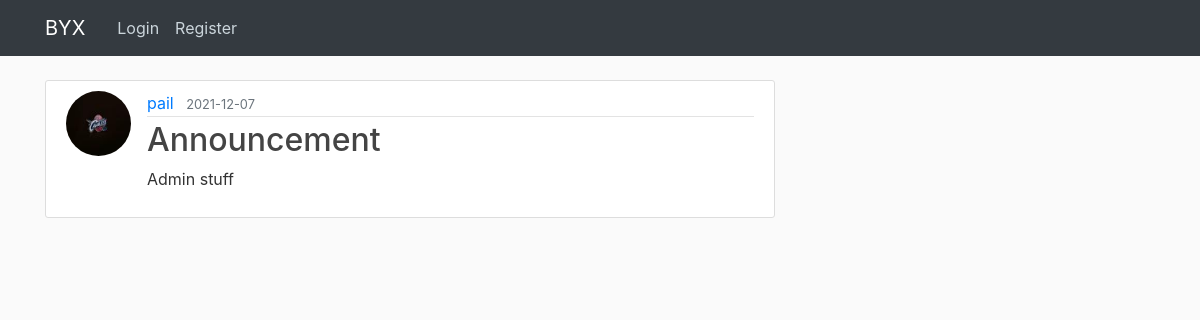
/post/1, run on an earlier commit of the app's database.
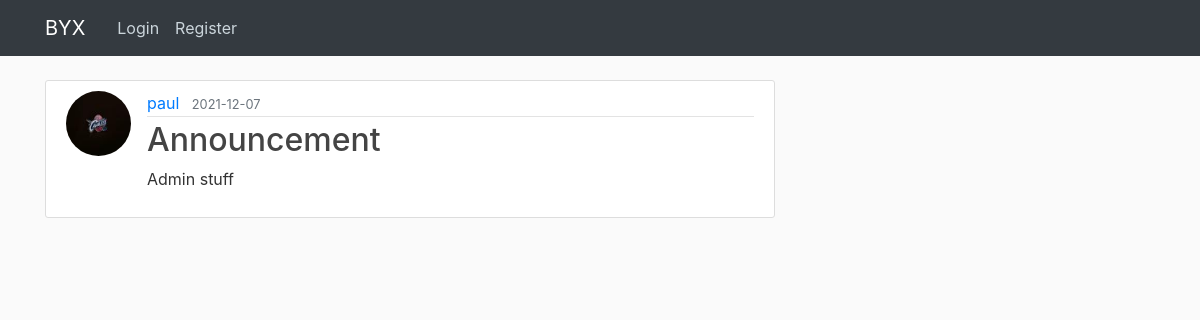
And on a later commit of the database.
### Group5/models.py (models this page shows, shortened)
class User(db.Model, UserMixin):
    id = db.Column(db.Integer, primary_key=True)
    username = db.Column(db.String(20), unique=True, nullable=False)
    email = db.Column(db.String(120), unique=True, nullable=False)
    image_file = db.Column(db.String(20), nullable=False, default='default.jpg')
    password = db.Column(db.String(60), nullable=False)
    posts = db.relationship('Post', backref='author', lazy=True)
    major = db.Column(db.String(60), default="CHANGE")
    year = db.Column(db.String(60), default="CHANGE")
    is_admin = db.Column(db.Boolean, default=False)

class Post(db.Model):
    id = db.Column(db.Integer, primary_key=True)
    title = db.Column(db.String(100), nullable=False)
    date_posted = db.Column(db.DateTime, nullable=False, default=datetime.utcnow)
    content = db.Column(db.Text, nullable=False)
    user_id = db.Column(db.Integer, db.ForeignKey('user.id'), nullable=False)

### Group5/routes.py (the view)
@app.route("/post/<int:post_id>")
def post(post_id):
    post = Post.query.get_or_404(post_id)
    return render_template('post.html', title=post.title, post=post)

### Group5/templates/post.html (shortened to what this page needs)
{% extends "layout.html" %}
{% block content %}
  <article class="media content-section">
    <img class="rounded-circle article-img" src="{{ url_for('static', filename='profile_pics/' + post.author.image_file) }}">
    <div class="media-body">
      <div class="article-metadata">
        <a class="mr-2" href="{{ url_for('user_posts', username=post.author.username) }}">{{ post.author.username }}</a>
        <small class="text-muted">{{ post.date_posted.strftime('%Y-%m-%d') }}</small>
      </div>
      <h2 class="article-title">{{ post.title }}</h2>
      <p class="article-content">{{ post.content }}</p>
    </div>
  </article>
{% endblock content %}

### Group5/templates/layout.html (shortened to what this page needs)
<!DOCTYPE html>
<html>
<head>
    <link rel="stylesheet" href="https://maxcdn.bootstrapcdn.com/bootstrap/4.0.0/css/bootstrap.min.css">
    <link rel="stylesheet" type="text/css" href="{{ url_for('static', filename='main.css') }}">
</head>
<body>
    <header class="site-header">
      <nav class="navbar navbar-expand-md navbar-dark bg-dark fixed-top">
        <div class="container">
          <a class="navbar-brand mr-4" href="/">BYX</a>
          <div class="collapse navbar-collapse" id="navbarToggle">
            <div class="navbar-nav mr-auto">
              {% if current_user.is_authenticated %}
                <a class="nav-item nav-link" href="{{ url_for('account') }}">Account</a>
                <a class="nav-item nav-link" href="{{ url_for('search') }}">Search</a>
                <a class="nav-item nav-link" href="{{ url_for('schedule') }}">Schedule</a>
                <a class="nav-item nav-link" href="{{ url_for('announcements') }}">Announcements</a>
                <a class="nav-item nav-link" href="{{ url_for('logout') }}">Logout</a>
              {% else %}
                <a class="nav-item nav-link" href="{{ url_for('login') }}">Login</a>
                <a class="nav-item nav-link" href="{{ url_for('register') }}">Register</a>
              {% endif %}
            </div>
          </div>
        </div>
      </nav>
    </header>
    <main role="main" class="container">
      <div class="row">
        <div class="col-md-8">
          {% block content %}{% endblock %}
        </div>
      </div>
    </main>
</body>
</html>

### Group5/static/main.css (style rules this page uses)
body { background: #fafafa; color: #333333; margin-top: 5rem; }
h1, h2, h3, h4, h5, h6 { color: #444444; }
.site-header .navbar-nav .nav-link { color: #cbd5db; }
.content-section { background: #ffffff; padding: 10px 20px; border: 1px solid #dddddd; border-radius: 3px; margin-bottom: 20px; }
.article-title { color: #444444; }
.article-content { white-space: pre-line; }
.article-img { height: 65px; width: 65px; margin-right: 16px; }
.article-metadata { padding-bottom: 1px; margin-bottom: 4px; border-bottom: 1px solid #e3e3e3 }

What changed in the data, as far as the page shows it:
changed User: author.username "pail" → "paul"
